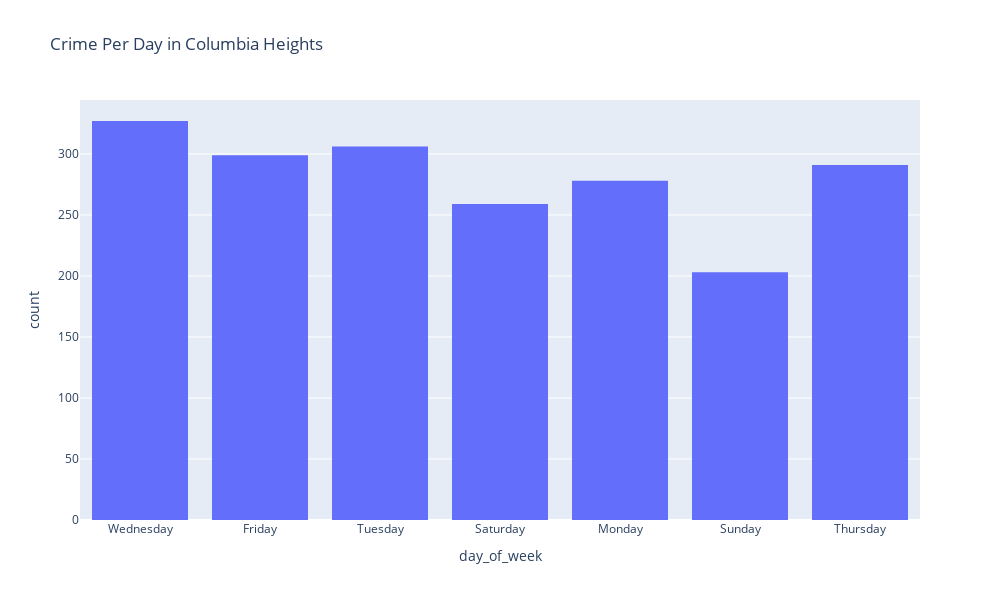

Notebook cell for this chart:
### Code cell
##COLUMBIA HEIGHTS DAY

columbia = pd.read_csv('columbia_heights_crimes.csv', sep=',')
fig = px.histogram(
    columbia, 
    x='day_of_week', 
    width=1000, 
    height=600,
    title="Crime Per Day in Columbia Heights",
    category_orders={"Day_name": ["Monday", "Tuesday", "Wednesday", "Thursday", "Friday", "Saturday", "Sunday"]},
    histfunc="count"  
)
fig.show()

### Figure 1 — Plotly figure (JSON) as saved in the notebook; plotly's stock layout.template omitted (floating-point values rounded to 4 significant figures; data arrays with more than 128 entries replaced by an {"elided": "..."} marker saying what was removed)
{"data": [{"alignmentgroup": "True", "bingroup": "x", "histfunc": "count", "hovertemplate": "day_of_week=%{x}<br>count=%{y}<extra></extra>", "legendgroup": "", "marker": {"color": "#636efa", "pattern": {"shape": ""}}, "name": "", "offsetgroup": "", "orientation": "v", "showlegend": false, "type": "histogram", "x": {"elided": "1963 str values"}, "xaxis": "x", "yaxis": "y"}], "layout": {"barmode": "relative", "height": 600, "legend": {"tracegroupgap": 0}, "title": {"text": "Crime Per Day in Columbia Heights"}, "width": 1000, "xaxis": {"anchor": "y", "domain": [0, 1], "title": {"text": "day_of_week"}}, "yaxis": {"anchor": "x", "domain": [0, 1], "title": {"text": "count"}}}}
